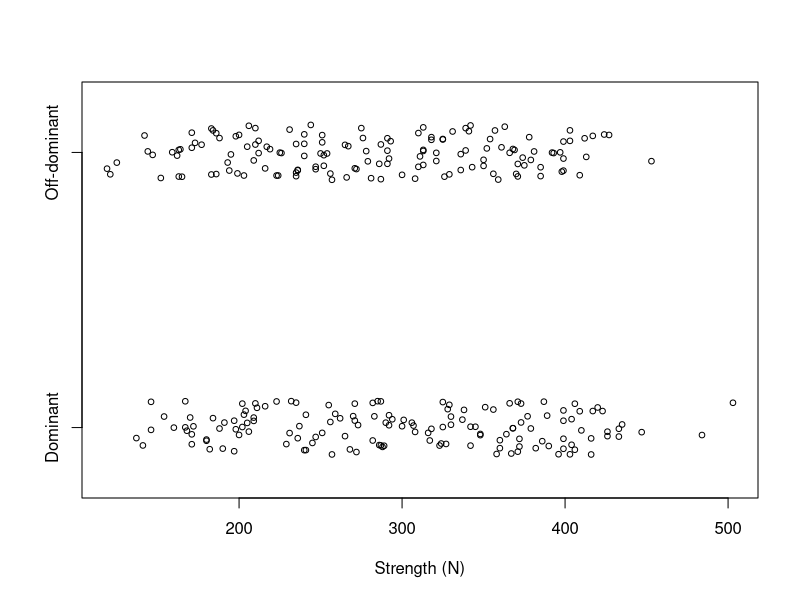
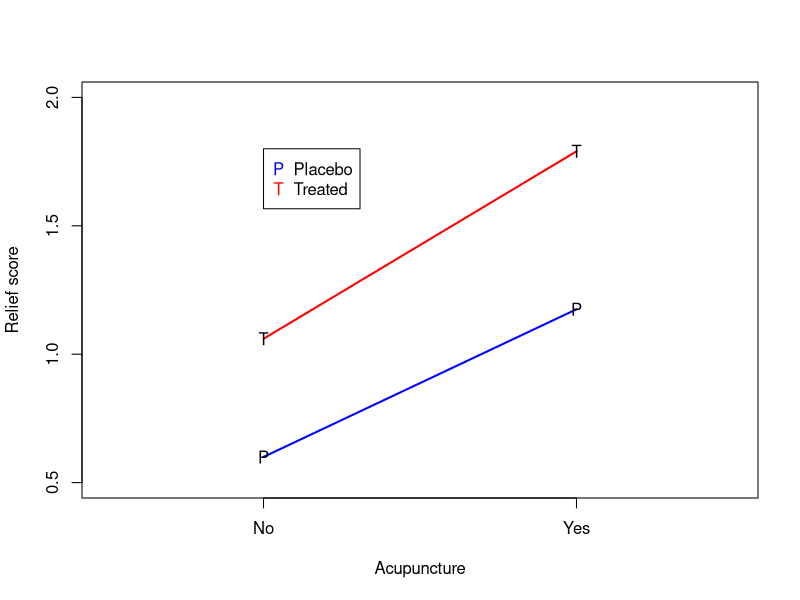
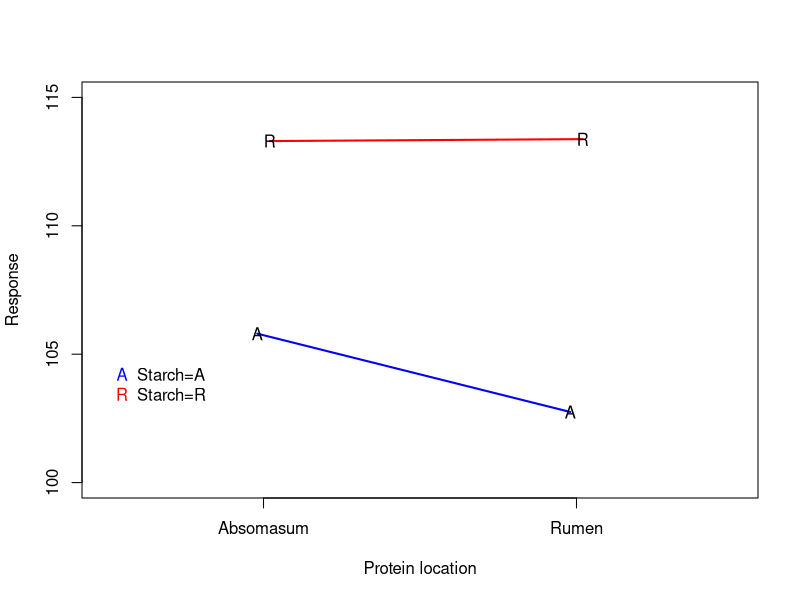

R code for these plots, in order:
## ---- chunk 1
setwd("C:/Users/krgross/Documents/GitHub/st512-course-notes/")
knitr::opts_chunk$set(fig.width = 5, fig.height = 4.5, fig.align = "center") 
## ---- chunk 2
grip <- read.table("data/gripall.txt", head = T, stringsAsFactors = T)

with(grip, stripchart(list(Dominant, Off), method = "jitter", pch = 1, cex = 0.75, 
                      group.names = c("Dominant", "Off-dominant"), xlab = "Strength (N)"))
## ---- chunk 3
grip <- read.table("data/gripall-long.txt", head = T, stringsAsFactors = T)
fm1 <- lm(strength ~ subject + hand, data = grip)
anova(fm1)
## ---- chunk 4
plot(c(-0.5,1.5),c(0.5,2),type="n",xlab="Acupuncture",ylab="Relief score",xaxt="n")
axis(1,at=0:1,lab=c("No","Yes"))
lines(c(0,1),c(0.6,1.175),col="blue",lwd=2)
lines(c(0,1),c(1.06,1.79),col="red",lwd=2)
points(c(0,1),c(0.6,1.175),pch="P",lwd=2)
points(c(0,1),c(1.06,1.79),pch="T",lwd=2)

legend(0,1.8,leg=c("Placebo","Treated"),col=c("blue","red"),pch=c("P","T"))
## ---- chunk 5
sapa <- c(94.5,115,108.8,104.9)
sapr <- c(110,93.2,98,109.8)
srpa <- c(117.7,111.9,101.2,122.4)
srpr <- c(109.4,120.6,121.1,102.4)

plot(c(-0.5,1.5),c(100,115),type="n",xlab="Protein location",ylab="Response",xaxt="n")
axis(1,at=0:1,lab=c("Absomasum","Rumen"))
lines(c(0,1)-.02,c(mean(sapa),mean(sapr)),col="blue",lwd=2)
lines(c(0,1)+.02,c(mean(srpa),mean(srpr)),col="red",lwd=2)
points(c(0,1)-.02,c(mean(sapa),mean(sapr)),pch="A",lwd=2)
points(c(0,1)+.02,c(mean(srpa),mean(srpr)),pch="R",lwd=2)

legend(-0.5,105,leg=c("Starch=A","Starch=R"),col=c("blue","red"),pch=c("A","R"),bty="n")
